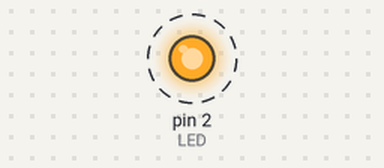
A sketch run on a simulated Arduino Uno, built with avr-gcc and run on an emulated ATmega328P. Parts: output pins drawn as LEDs (lit = HIGH). Dashed ring = blinking.

Above: at 0.5 s.
Timing chart, 0 to 4.6 s (numbered marks = the images above):
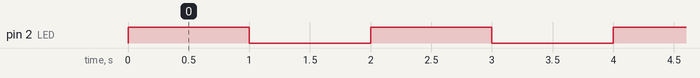

Measured:
- by itself, pin 2 (LED): alternates HIGH for 1.0 s and LOW for 1.0 s

The sketch:

Button_10FasterEachPress.ino
```cpp
/*
 * The led blinking 10% faster when press the button
 *
 * 2/23/2021 yedianyang
*/

#define LED 2
#define Button 3

int blinkTime = 1000;


void setup() {
  Serial.begin(9600);
  pinMode(LED, OUTPUT);
  pinMode(Button, INPUT_PULLUP);

  attachInterrupt(Button, speedChange, RISING);
}

void loop() {
  ledBlink();
}

void ledBlink() {
  digitalWrite(LED, HIGH);
  delay(blinkTime);
  digitalWrite(LED, LOW);
  delay(blinkTime);
}

void ledOff() {
  digitalWrite(LED, LOW);
}

void speedChange() {
  Serial.println("press");
  blinkTime *= 0.9;
}
```
